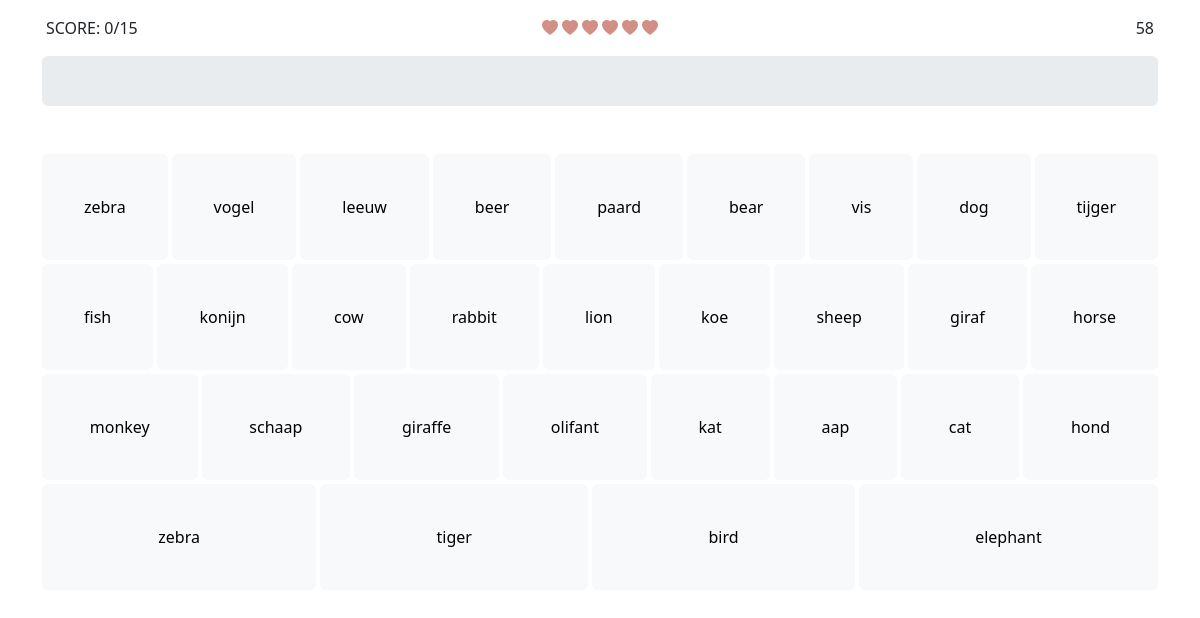
Screenshot of /game with the database file from the repository.
### tables this page shows
CREATE TABLE words (
       id INTEGER PRIMARY KEY AUTOINCREMENT,
       english TEXT,
       dutch TEXT,
       library TEXT
       );

### project.py (the view)
@app.route("/game")
def game():
    library = request.args.get('library', 'animals')
    if request.method == "GET":
        words = db.execute("SELECT * FROM words WHERE library = ?;",library)
        words_reshuffled = reshape_and_reshuffle(words)
        wordsamount = len(words)
        return render_template("game.html",words_reshuffled=words_reshuffled ,wordsamount=wordsamount)

### project.py (called while the page is built)
def reshape_and_reshuffle(query_result):
    reshuffled_data = []
    for item in query_result:
        reshuffled_data.append({"id": item["id"], "lang": item["english"]})
        reshuffled_data.append({"id": item["id"], "lang": item["dutch"]})
    random.shuffle(reshuffled_data)
    return reshuffled_data

### templates/game.html (shortened to what this page needs)
{% extends "layout.html" %}
{% block header %}
    <div class="row gx-0">
        <div class="col p-3 d-flex justify-content-start" id='score'>SCORE</div>
        <div class="col p-3 d-flex justify-content-center gap-1">
            <i class="bi bi-heart-fill" id="hp5"></i>
            <i class="bi bi-heart-fill" id="hp4"></i>
            <i class="bi bi-heart-fill" id="hp3"></i>
            <i class="bi bi-heart-fill" id="hp2"></i>
            <i class="bi bi-heart-fill" id="hp1"></i>
            <i class="bi bi-heart-fill" id="hp0"></i>
        </div>
        <div class="col p-3 d-flex justify-content-end" id="timer"></div>
    </div>
    <div class="row mb-5 p-0 m-0">
        <div class="col">
            <div class="progress" role="progressbar" aria-valuemin="0" aria-valuemax="100">
            </div>
        </div>
    </div>
{% endblock %}
{% block main %}
    <div class="col d-flex gap-1 flex-wrap justify-content-center align-items-center" id="buttons">
        {% for word in words_reshuffled %}
            <button type="button" class="btn btn-light flex-grow-1" onclick="addToQueue(this)" id="{{ word.id }}">{{ word.lang }}</button>
        {% endfor %}
    </div>
{% endblock %}

### templates/layout.html (shortened to what this page needs)
<!doctype html>
<html lang="en">
  <head>
    <link href="https://cdn.jsdelivr.net/npm/bootstrap@5.3.3/dist/css/bootstrap.min.css" rel="stylesheet">
    <link href="https://cdn.jsdelivr.net/npm/bootstrap-icons/font/bootstrap-icons.css" rel="stylesheet">
    <link href="static/styles.css" rel="stylesheet" type="text/css">
  </head>
  <body>
    <div class="container">
        <div class="row d-flex align-items-center" id="header">
            {% block header %}
            {% endblock %}
        </div>
        <div class="row" id="main">
            {% block main %}
            {% endblock %}
        </div>
    </div>
  </body>
</html>

### static/styles.css (style rules this page uses)
.btn { padding: 40px; }
.progress { height: 50px; --bs-progress-bar-bg: #9CD185; }
.bi { color: #D18F85; }

### rows the page displays
words: lang "zebra"
words: lang "vogel", lang "bird"
words: lang "leeuw", lang "lion"
words: lang "beer", lang "bear"
words: lang "paard", lang "horse"
words: lang "vis", lang "fish"
words: lang "dog", lang "hond"
words: lang "tijger", lang "tiger"
words: lang "konijn", lang "rabbit"
words: lang "cow", lang "koe"
words: lang "sheep", lang "schaap"
words: lang "giraf", lang "giraffe"
words: lang "monkey", lang "aap"
words: lang "olifant", lang "elephant"
words: lang "kat", lang "cat"
